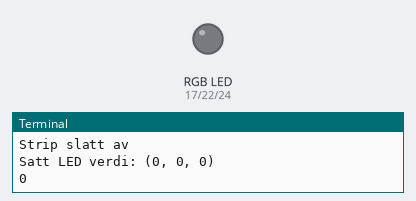
Bench run of a program on a simulated Raspberry Pi (BCM pin numbers). Shown: an RGB LED mixed from three pins (HIGH = lit), the last lines printed to the terminal. Dim RGB values are drawn brighter than linear. At 25.7 s the program stops and its outputs stay as they are.

Above: at 0.06 s.
At 6.41 s:
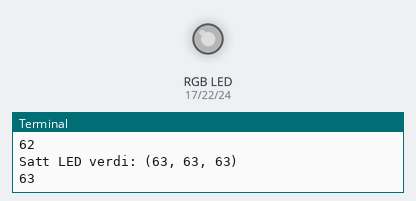
At 12.85 s:
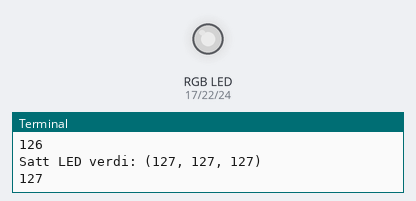
At 19.2 s:
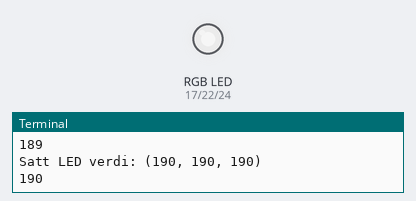
At 25.6 s:
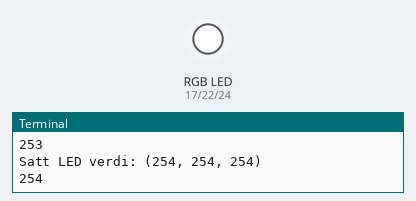
Timing chart, 0 to 27.1 s (numbered marks = the images above):
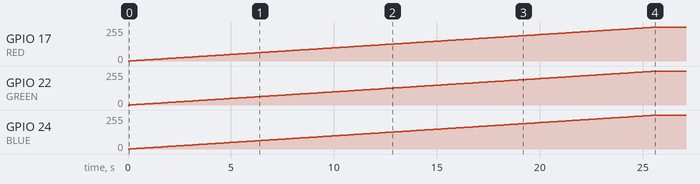

Measured:
- by itself, GPIO 17 (RED), GPIO 22 (GREEN), GPIO 24 (BLUE): moves from 0/255 to 254/255 over 25.5 s

The program:

test2.py
```python
import pigpio
import time
from subprocess import call

call("sudo pigpiod", shell=True)
pi = pigpio.pi()

RED = 17
GREEN = 22
BLUE = 24

def led_off():
    led_set(0,0,0)
    print("Strip slatt av")

def led_set(r, g, b):
    pi.set_PWM_dutycycle(RED, r)
    pi.set_PWM_dutycycle(GREEN, g)
    pi.set_PWM_dutycycle(BLUE, b)
    print("Satt LED verdi: (" + str(r) + ", " + str(g) + ", " + str(b) + ")")

led_off()
for i in range(255):
    led_set(i, i, i)
    print(i)
    time.sleep(0.1)
```
